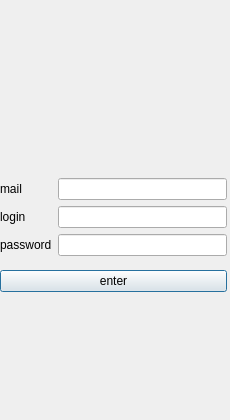
<?xml version="1.0" encoding="UTF-8"?>
<ui version="4.0">
 <class>registr</class>
 <widget class="QDialog" name="registr">
  <property name="geometry">
   <rect>
    <x>0</x>
    <y>0</y>
    <width>230</width>
    <height>420</height>
   </rect>
  </property>
  <property name="windowTitle">
   <string>Dialog</string>
  </property>
  <widget class="QWidget" name="">
   <property name="geometry">
    <rect>
     <x>0</x>
     <y>170</y>
     <width>227</width>
     <height>131</height>
    </rect>
   </property>
   <layout class="QVBoxLayout" name="verticalLayout_3">
    <item>
     <layout class="QHBoxLayout" name="horizontalLayout">
      <item>
       <layout class="QVBoxLayout" name="verticalLayout">
        <item>
         <widget class="QLabel" name="label">
          <property name="text">
           <string>mail</string>
          </property>
         </widget>
        </item>
        <item>
         <widget class="QLabel" name="label_2">
          <property name="text">
           <string>login</string>
          </property>
         </widget>
        </item>
        <item>
         <widget class="QLabel" name="label_3">
          <property name="text">
           <string>password</string>
          </property>
         </widget>
        </item>
       </layout>
      </item>
      <item>
       <layout class="QVBoxLayout" name="verticalLayout_2">
        <item>
         <widget class="QLineEdit" name="lineEdit"/>
        </item>
        <item>
         <widget class="QLineEdit" name="lineEdit_2"/>
        </item>
        <item>
         <widget class="QLineEdit" name="lineEdit_3"/>
        </item>
       </layout>
      </item>
     </layout>
    </item>
    <item>
     <widget class="QPushButton" name="pushButton">
      <property name="text">
       <string>enter</string>
      </property>
     </widget>
    </item>
   </layout>
  </widget>
 </widget>
 <resources/>
 <connections>
  <connection>
   <sender>pushButton</sender>
   <signal>clicked()</signal>
   <receiver>registr</receiver>
   <slot>hide()</slot>
   <hints>
    <hint type="sourcelabel">
     <x>113</x>
     <y>286</y>
    </hint>
    <hint type="destinationlabel">
     <x>122</x>
     <y>339</y>
    </hint>
   </hints>
  </connection>
 </connections>
</ui>
